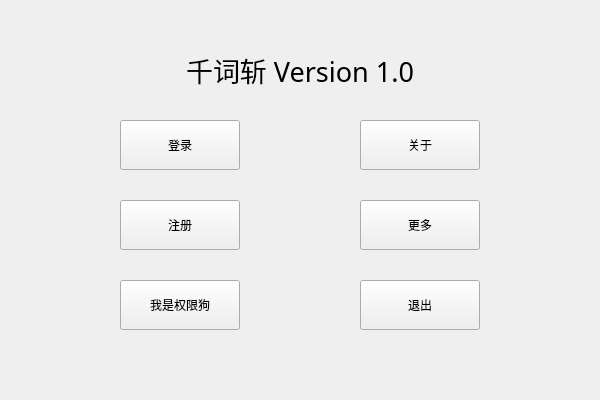
<?xml version="1.0" encoding="UTF-8"?>
<ui version="4.0">
 <class>Q_Interface</class>
 <widget class="QWidget" name="Q_Interface">
  <property name="geometry">
   <rect>
    <x>0</x>
    <y>0</y>
    <width>600</width>
    <height>400</height>
   </rect>
  </property>
  <property name="windowTitle">
   <string>千词斩 Version 1.0</string>
  </property>
  <widget class="QPushButton" name="button_Exit">
   <property name="geometry">
    <rect>
     <x>360</x>
     <y>280</y>
     <width>120</width>
     <height>50</height>
    </rect>
   </property>
   <property name="text">
    <string>退出</string>
   </property>
  </widget>
  <widget class="QPushButton" name="button_Register">
   <property name="geometry">
    <rect>
     <x>120</x>
     <y>200</y>
     <width>120</width>
     <height>50</height>
    </rect>
   </property>
   <property name="text">
    <string>注册</string>
   </property>
  </widget>
  <widget class="QPushButton" name="button_Supervisor">
   <property name="geometry">
    <rect>
     <x>120</x>
     <y>280</y>
     <width>120</width>
     <height>50</height>
    </rect>
   </property>
   <property name="text">
    <string>我是权限狗</string>
   </property>
  </widget>
  <widget class="QPushButton" name="button_Login">
   <property name="geometry">
    <rect>
     <x>120</x>
     <y>120</y>
     <width>120</width>
     <height>50</height>
    </rect>
   </property>
   <property name="text">
    <string>登录</string>
   </property>
  </widget>
  <widget class="QLabel" name="label">
   <property name="geometry">
    <rect>
     <x>150</x>
     <y>30</y>
     <width>300</width>
     <height>80</height>
    </rect>
   </property>
   <property name="font">
    <font>
     <family>微软雅黑</family>
     <pointsize>20</pointsize>
    </font>
   </property>
   <property name="text">
    <string>千词斩 Version 1.0</string>
   </property>
   <property name="alignment">
    <set>Qt::AlignCenter</set>
   </property>
  </widget>
  <widget class="QPushButton" name="button_About">
   <property name="geometry">
    <rect>
     <x>360</x>
     <y>120</y>
     <width>120</width>
     <height>50</height>
    </rect>
   </property>
   <property name="text">
    <string>关于</string>
   </property>
  </widget>
  <widget class="QPushButton" name="button_More">
   <property name="geometry">
    <rect>
     <x>360</x>
     <y>200</y>
     <width>120</width>
     <height>50</height>
    </rect>
   </property>
   <property name="text">
    <string>更多</string>
   </property>
  </widget>
 </widget>
 <layoutdefault spacing="6" margin="11"/>
 <resources/>
 <connections/>
</ui>
